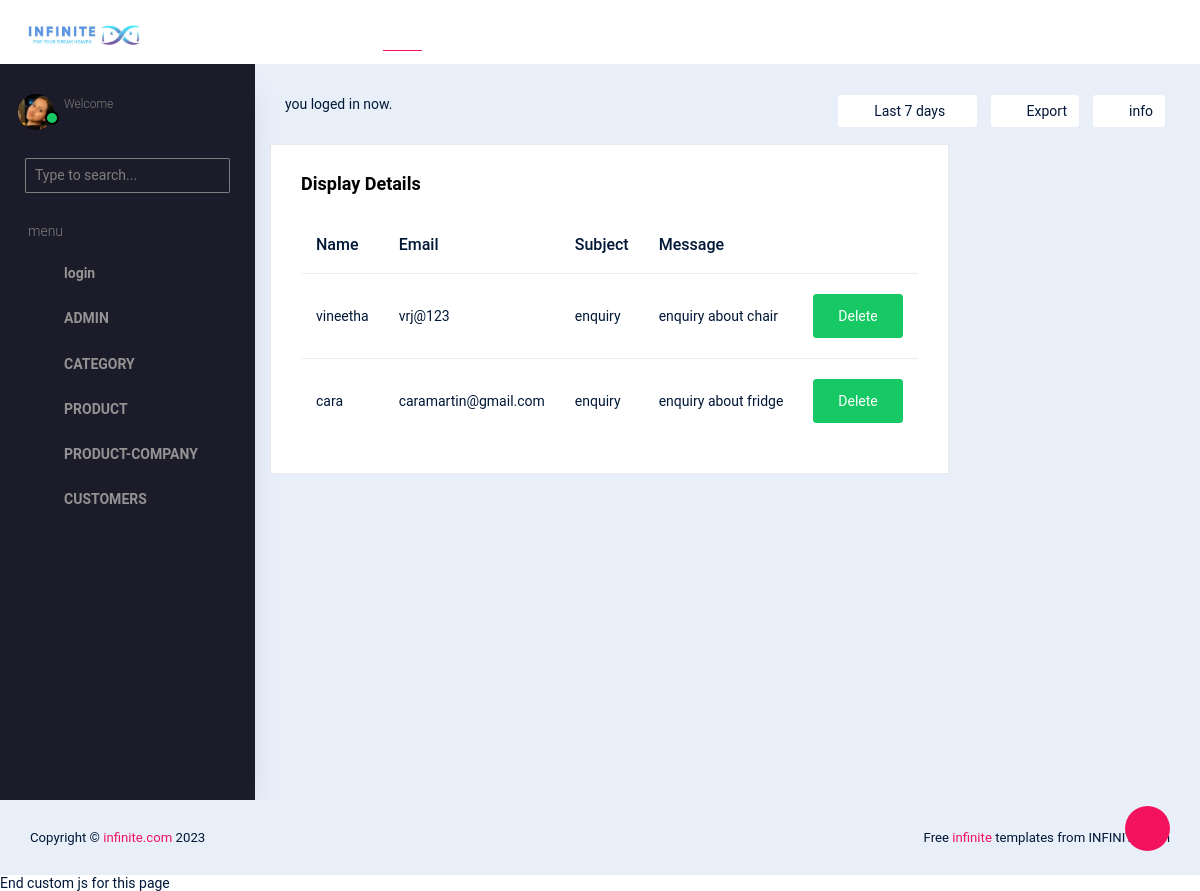
The app's page /ipend/admintable/ with its own data.
### ipend/models.py (models this page shows)
class admin(models.Model):
    username = models.CharField(max_length=100, null=True, blank=True)
    email = models.EmailField(null=True, blank=True)
    subject = models.CharField(max_length=100, null=True, blank=True)
    message = models.CharField(max_length=100, null=True, blank= True)

### ipend/views.py (the view)
# urls.py: path('admintable/', views.admintable, name="admintable"),
def admintable(request):
    data = admin.objects.all()
    return render(request, "contactdisplay.html", {'data': data})

### ipend/Templates/contactdisplay.html (shortened to what this page needs)
<!DOCTYPE html>
{% extends 'index.html' %}
{% block content %}
<html lang="en">
<head>
</head>
<body>
<div class="card">
                  <div class="card-body">
                    <h4 class="card-title">Display  Details</h4>
                    <div class="table-responsive">
                      <table class="table">
                        <thead>
                          <tr>
                            <th>Name</th>
                            <th>Email</th>
                            <th>Subject</th>
                            <th>Message</th>
                          </tr>
                        </thead>
                        <tbody>
                        {% for d in data %}
                        <tr>
                            <td>{{ d.username }}</td>
                            <td>{{ d.email }}</td>
                            <td>{{ d.subject }}</td>
                            <td>{{ d.message }}</td>
                            <td>
                                <form action="{% url 'deleteadmin' dataid=d.id %}">
                                    <button type="submit" class="btn btn-success">Delete</button>
                                </form>
                            </td>
                        </tr>
                        {% endfor %}
                        </tbody>
                      </table>
                    </div>
                  </div>
                </div>
</body>
{% endblock %}

### records on screen
admin: username "vineetha", email "vrj@123", subject "enquiry", message "enquiry about chair"
admin: username "cara", email "caramartin@gmail.com", subject "enquiry", message "enquiry about fridge"
